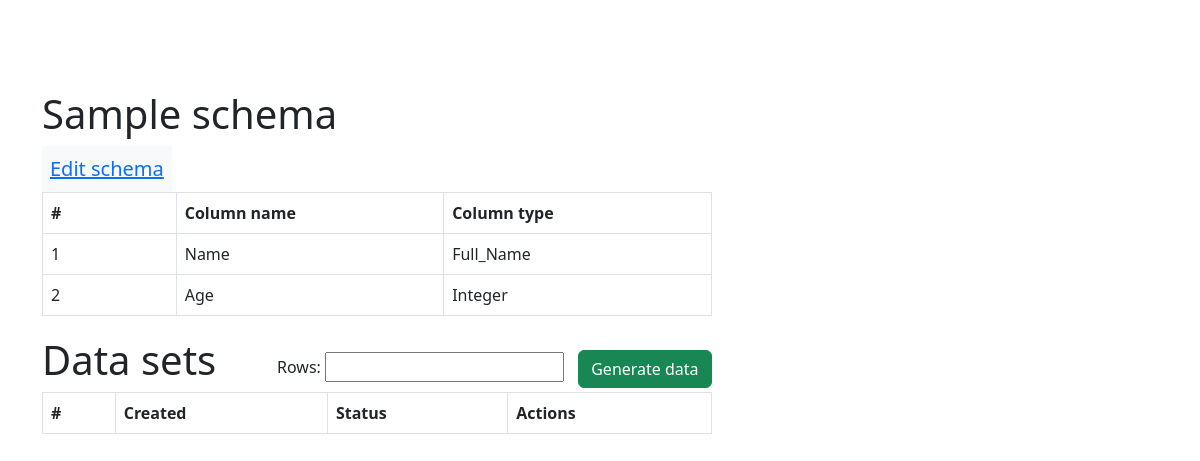
The app's page /generate_csv/8/, older data.
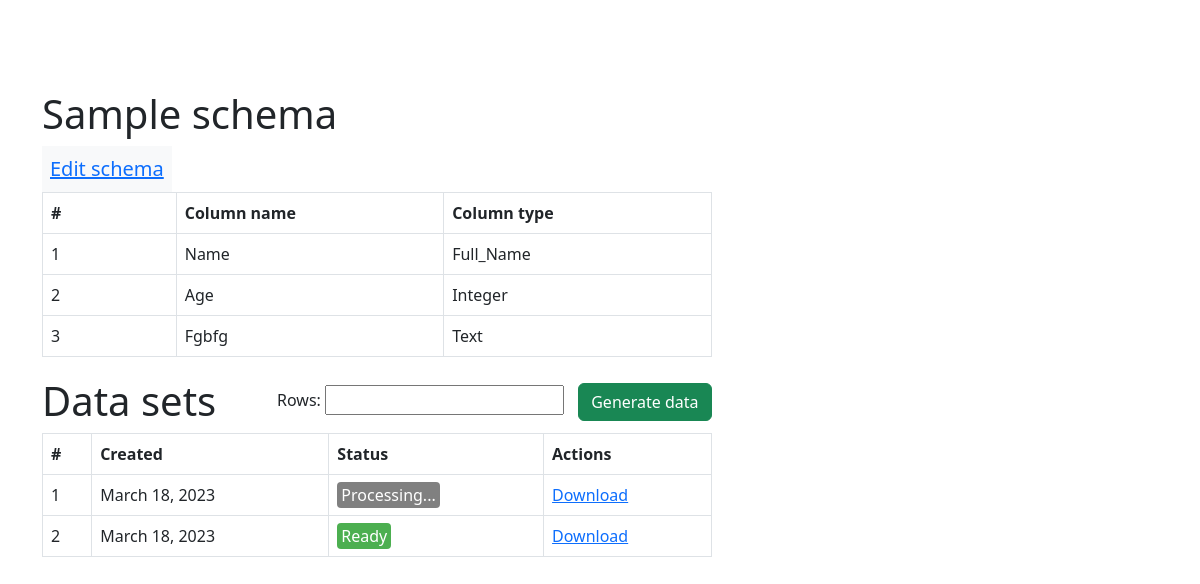
The same page, newer data.
### dataset_creation/models.py (models this page shows)
class Columns(models.Model):
    data_types = (
        ('full_name', 'Full Name'),
        ('job', 'Job'),
        ('email', 'Email'),
        ('domain_name', 'Domain Name'),
        ('phone_number', 'Phone Number'),
        ('company_name', 'Company Name'),
        ('text', 'Text'),
        ('integer', 'Integer'),
        ('address', 'Address'),
        ('date', 'Date'),
    )
    column_name = models.CharField(max_length=255)
    data_type = models.CharField(max_length=20, choices=data_types)
    data_schema = models.ForeignKey(Schemas, on_delete=models.CASCADE)
    extra_data1 = models.CharField(max_length=255, blank=True, null=True)
    extra_data2 = models.CharField(max_length=255, blank=True, null=True)

class FakeData(models.Model):
    schema = models.ForeignKey(Schemas, on_delete=models.CASCADE)
    creation_date = models.DateField(auto_now=True)
    csv_file = models.FileField(upload_to='media/', blank=True)

### csv_generation/views.py (the view, shortened to what this page needs)
# urls.py: path('<int:pk>/', GenerationManageView.as_view(), name='manage'),
class GenerationManageView(View):
    template_name = 'csv_generation/csv_manage.html'
    def get(self, request, pk):
        columns = Columns.objects.filter(data_schema_id=pk)
        number_form = NumberForm()
        generated_data = FakeData.objects.filter(schema_id=pk)
        return render(request, self.template_name, {'columns': columns,
                                                    'number_form': number_form,
                                                    'generated_data': generated_data,
                                                    'pk': pk,
                                                    'page_title': 'Data generation'})

### csv_generation/forms.py
class NumberForm(forms.Form):
    rows = forms.IntegerField(label='Rows', required=True)

### csv_generation/templates/csv_generation/csv_manage.html (shortened to what this page needs)
{% extends 'base.html' %}
{% block content %}
    <div class="container ml-10" style="margin-top: 90px">
    <h1 class="me-1">Sample schema</h1>
    <div class="d-inline-block p-2 bg-light">
        <a href="{% url 'datasets:schema_update' pk%}" class="link-primary" style="font-size: 20px">Edit schema</a>
    </div>
    <table id="data_table" class="table table-bordered" style="width: 60%; margin-bottom: 20px;">
        <thead>
            <tr>
                <th>#</th>
                <th style="width: 40%;">Column name</th>
                <th style="width: 40%;">Column type</th>
            </tr>
        </thead>
        <tbody>
            {% for column in columns %}
                <tr>
                    <td>{{ forloop.counter }}</td>
                    <td>{{ column.column_name|title }}</td>
                    <td>{{ column.data_type|title}}</td>
                </tr>
            {% endfor %}
        </tbody>
    </table>
    <h1>Data sets</h1>
    <div style="position: relative; width: 60%; margin-bottom: 20px;">
        <form method="post" style="position: absolute; bottom: 110%; right: 0;" id="number_form">
            {{ number_form }}
            <input type="submit" value="Generate data" class="btn btn-success" id="generation_button" style="margin-left: 10px;">
        </form>
        <table class="generated_data table table-bordered">
            <thead>
                <tr>
                    <th>#</th>
                    <th>Created</th>
                    <th>Status</th>
                    <th>Actions</th>
                </tr>
            </thead>
            <tbody>
                {% for data in generated_data %}
                    <tr>
                        <td>{{ forloop.counter }}</td>
                        <td>{{ data.creation_date }}</td>
                        <td>
                            {% if data.csv_file %}
                                <span class="status ready">Ready</span>
                            {% else %}
                                <span class="status processing">Processing...</span>
                            {% endif %}
                        </td>
                        <td><a href="{% url 'csv:download' data.id %}">Download</a></td>
                    </tr>
                {% endfor %}
            </tbody>
        </table>
    </div>
    </div>
{% endblock %}
{% block javascript %}
    {% load static %}
{% endblock %}

Row changes from the older to the newer data that the page shows:
added Columns: column_name "Fgbfg", data_type "Text"
added FakeData: creation_date "March 18, 2023", csv_file "Processing..."
added FakeData: creation_date "March 18, 2023", csv_file "Ready"
